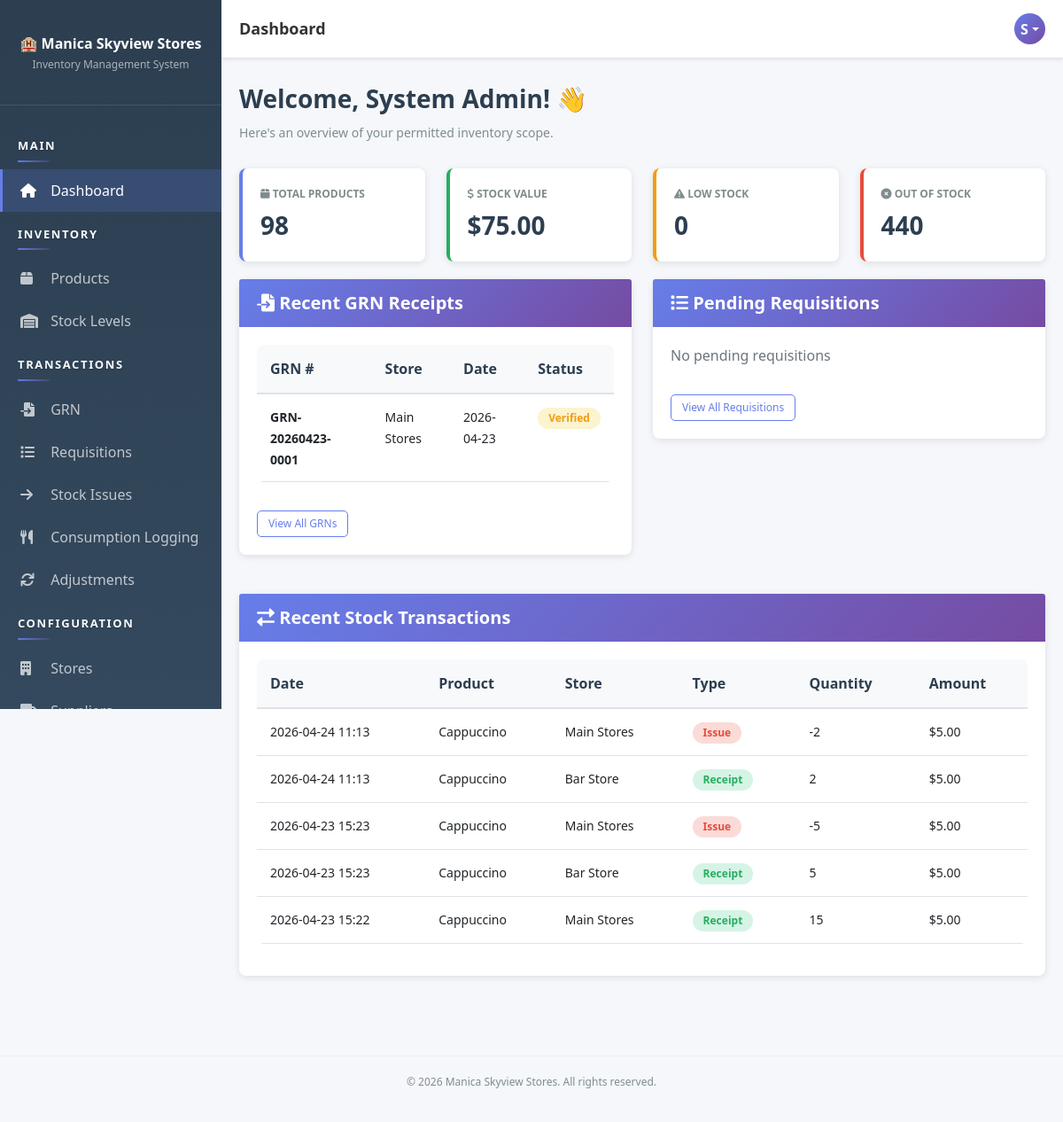
The page /dashboard.php (signed in) on the database as committed earlier.
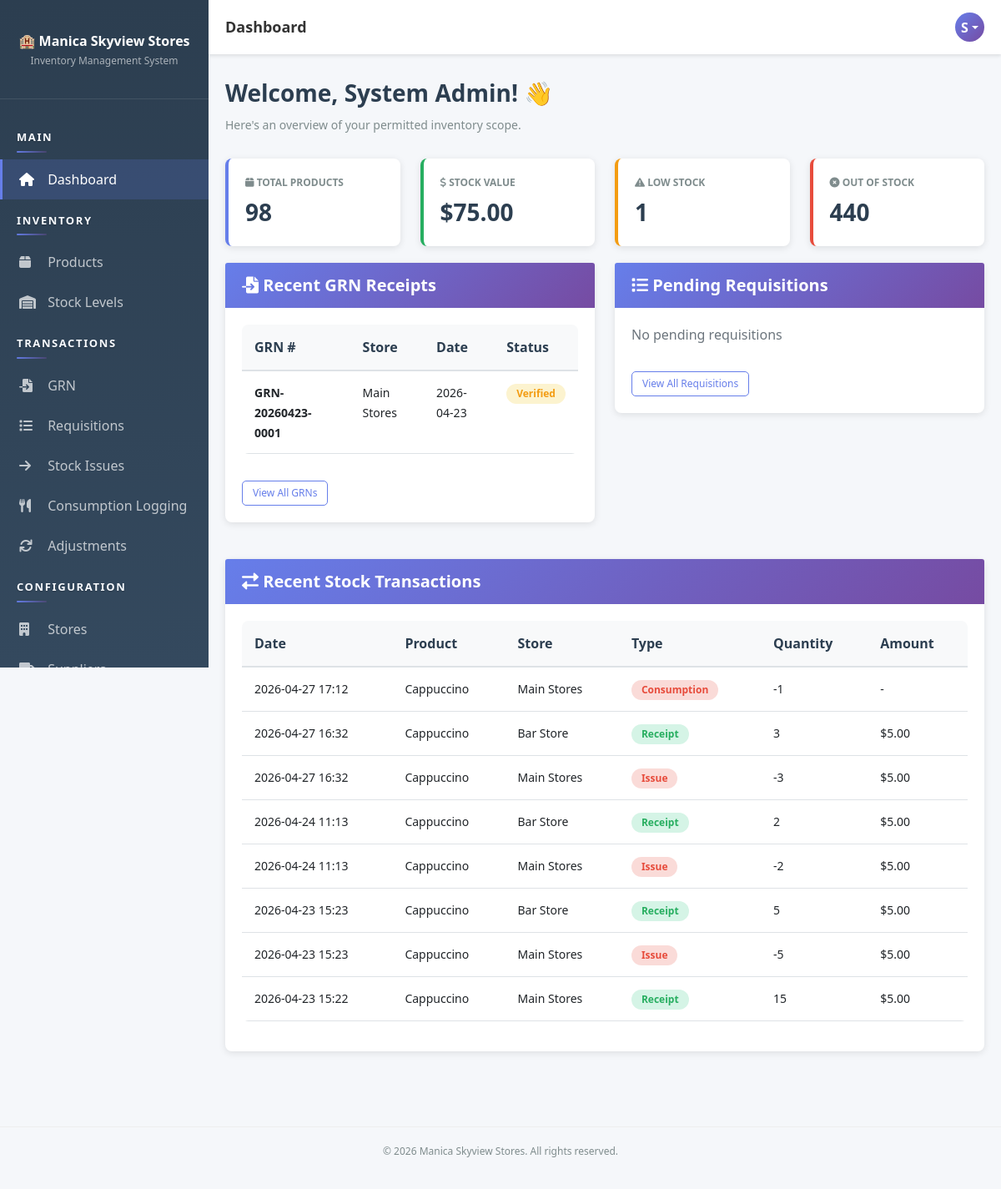
The same page on the database as committed later.
### tables this page shows
CREATE TABLE `users` (
  `user_id` int(11) NOT NULL AUTO_INCREMENT,
  `username` varchar(50) NOT NULL,
  `email` varchar(100) NOT NULL,
  `password` varchar(255) NOT NULL,
  `full_name` varchar(100) NOT NULL,
  `role_id` int(11) NOT NULL,
  `status` enum('active','inactive') DEFAULT 'active',
  `created_at` timestamp NOT NULL DEFAULT current_timestamp(),
  `updated_at` timestamp NOT NULL DEFAULT current_timestamp() ON UPDATE current_timestamp(),
  PRIMARY KEY (`user_id`),
  UNIQUE KEY `username` (`username`),
  UNIQUE KEY `email` (`email`),
  KEY `role_id` (`role_id`),
  CONSTRAINT `users_ibfk_1` FOREIGN KEY (`role_id`) REFERENCES `roles` (`role_id`)
);

CREATE TABLE `grn` (
  `grn_id` int(11) NOT NULL AUTO_INCREMENT,
  `grn_number` varchar(50) NOT NULL,
  `supplier_id` int(11) NOT NULL,
  `store_id` int(11) NOT NULL,
  `received_by` int(11) NOT NULL,
  `receipt_date` date NOT NULL,
  `receipt_time` time DEFAULT NULL,
  `delivery_note_ref` varchar(100) DEFAULT NULL,
  `invoice_reference` varchar(100) DEFAULT NULL,
  `total_cost` decimal(12,2) NOT NULL DEFAULT 0.00,
  `status` enum('draft','received','verified') DEFAULT 'draft',
  `notes` text DEFAULT NULL,
  `created_at` timestamp NOT NULL DEFAULT current_timestamp(),
  `updated_at` timestamp NOT NULL DEFAULT current_timestamp() ON UPDATE current_timestamp(),
  PRIMARY KEY (`grn_id`),
  UNIQUE KEY `grn_number` (`grn_number`),
  KEY `supplier_id` (`supplier_id`),
  KEY `store_id` (`store_id`),
  KEY `received_by` (`received_by`),
  KEY `idx_grn_date` (`receipt_date`),
  CONSTRAINT `grn_ibfk_1` FOREIGN KEY (`supplier_id`) REFERENCES `suppliers` (`supplier_id`),
  CONSTRAINT `grn_ibfk_2` FOREIGN KEY (`store_id`) REFERENCES `stores` (`store_id`),
  CONSTRAINT `grn_ibfk_3` FOREIGN KEY (`received_by`) REFERENCES `users` (`user_id`)
);

CREATE TABLE `stores` (
  `store_id` int(11) NOT NULL AUTO_INCREMENT,
  `store_name` varchar(100) NOT NULL,
  `store_code` varchar(20) NOT NULL,
  `location` varchar(100) DEFAULT NULL,
  `responsible_user_id` int(11) DEFAULT NULL,
  `description` text DEFAULT NULL,
  `status` enum('active','inactive') DEFAULT 'active',
  `created_at` timestamp NOT NULL DEFAULT current_timestamp(),
  `updated_at` timestamp NOT NULL DEFAULT current_timestamp() ON UPDATE current_timestamp(),
  PRIMARY KEY (`store_id`),
  UNIQUE KEY `store_code` (`store_code`),
  KEY `responsible_user_id` (`responsible_user_id`),
  CONSTRAINT `stores_ibfk_1` FOREIGN KEY (`responsible_user_id`) REFERENCES `users` (`user_id`)
);

CREATE TABLE `stock_transactions` (
  `transaction_id` int(11) NOT NULL AUTO_INCREMENT,
  `product_id` int(11) NOT NULL,
  `store_id` int(11) NOT NULL,
  `transaction_type` enum('receipt','issue','adjustment','return','consumption') NOT NULL,
  `reference_type` varchar(50) DEFAULT NULL,
  `reference_id` int(11) DEFAULT NULL,
  `quantity_change` int(11) NOT NULL,
  `unit_price` decimal(10,2) DEFAULT NULL,
  `total_value` decimal(12,2) DEFAULT NULL,
  `performed_by` int(11) NOT NULL,
  `transaction_date` datetime DEFAULT current_timestamp(),
  `notes` text DEFAULT NULL,
  PRIMARY KEY (`transaction_id`),
  KEY `store_id` (`store_id`),
  KEY `performed_by` (`performed_by`),
  KEY `idx_product_store` (`product_id`,`store_id`),
  KEY `idx_transaction_date` (`transaction_date`),
  CONSTRAINT `stock_transactions_ibfk_1` FOREIGN KEY (`product_id`) REFERENCES `products` (`product_id`),
  CONSTRAINT `stock_transactions_ibfk_2` FOREIGN KEY (`store_id`) REFERENCES `stores` (`store_id`),
  CONSTRAINT `stock_transactions_ibfk_3` FOREIGN KEY (`performed_by`) REFERENCES `users` (`user_id`)
);

CREATE TABLE `products` (
  `product_id` int(11) NOT NULL AUTO_INCREMENT,
  `product_name` varchar(100) NOT NULL,
  `product_code` varchar(50) NOT NULL,
  `category_id` int(11) NOT NULL,
  `unit_of_measure` varchar(20) DEFAULT NULL,
  `reorder_level` int(11) DEFAULT 10,
  `reorder_quantity` int(11) DEFAULT 50,
  `status` enum('active','inactive') DEFAULT 'active',
  `created_at` timestamp NOT NULL DEFAULT current_timestamp(),
  `updated_at` timestamp NOT NULL DEFAULT current_timestamp() ON UPDATE current_timestamp(),
  PRIMARY KEY (`product_id`),
  UNIQUE KEY `product_code` (`product_code`),
  KEY `category_id` (`category_id`),
  KEY `idx_product_code` (`product_code`),
  CONSTRAINT `products_ibfk_1` FOREIGN KEY (`category_id`) REFERENCES `categories` (`category_id`)
);

### app/bootstrap.php (called while the page is built, shortened)
<?php
function isAuthenticated() {
    $auth = new Auth();
    return $auth->isLoggedIn() && $auth->checkSessionTimeout();
}
function getCurrentUser() {
    if (isAuthenticated()) {
        $db = Database::getInstance()->getConnection();
        $userId = $_SESSION['user_id'];
        $sql = "SELECT u.*, r.role_name FROM users u
                JOIN roles r ON u.role_id = r.role_id
                WHERE u.user_id = ?";
        $stmt = $db->prepare($sql);
        $stmt->bind_param('i', $userId);
        $stmt->execute();
        return $stmt->get_result()->fetch_assoc();
    }
    return null;
}
function formatDate($date, $format = 'Y-m-d H:i:s') {
    return date($format, strtotime($date));
}

### app/helpers/Database.php (called while the page is built, shortened)
<?php
class Database {
    private static $instance = null;
    private $connection = null;
    private function __construct() {
        try {
            $this->connection = new mysqli(DB_HOST, DB_USER, DB_PASS, DB_NAME);
            $this->connection->set_charset('utf8mb4');
        } catch (Exception $e) {
            die('Error: ' . $e->getMessage());
        }
    }
    public static function getInstance() {
        if (self::$instance === null) {
            self::$instance = new Database();
        }
        return self::$instance;
    }
    public function getConnection() {
        return $this->connection;
    }
}

### app/helpers/Auth.php (called while the page is built, shortened)
<?php
class Auth {
    public function __construct() {
        $this->db = Database::getInstance()->getConnection();
    }
    private function ensurePasswordResetTable() {
        $sql = "CREATE TABLE IF NOT EXISTS password_reset_tokens (
            token_id INT PRIMARY KEY AUTO_INCREMENT,
            user_id INT NOT NULL,
            token_hash VARCHAR(64) NOT NULL,
            expires_at DATETIME NOT NULL,
            used_at DATETIME NULL,
            created_at TIMESTAMP DEFAULT CURRENT_TIMESTAMP,
            FOREIGN KEY (user_id) REFERENCES users(user_id) ON DELETE CASCADE,
            INDEX idx_reset_token_hash (token_hash),
            INDEX idx_reset_token_user (user_id),
            INDEX idx_reset_token_expires (expires_at)
        )";
    }
    public function isLoggedIn() {
        return isset($_SESSION['user_id']);
    }
    public function checkSessionTimeout() {
        return true;
    }
}

### dashboard.php (the view, shortened to what the rows shown need)
<?php
require_once __DIR__ . '/app/bootstrap.php';
$db = Database::getInstance()->getConnection();
$denyScopedDashboard = false;
$grnStoreScopeFilter = '';
$transactionStoreScopeFilter = '';
$recentGRNs = [];
if (!$denyScopedDashboard) {
    $recentGRNs = $db->query("
        SELECT g.*, s.store_name, sup.supplier_name
        FROM grn g
        JOIN stores s ON g.store_id = s.store_id
        JOIN suppliers sup ON g.supplier_id = sup.supplier_id"
        . $grnStoreScopeFilter . "
        ORDER BY g.receipt_date DESC
        LIMIT 5
    ")->fetch_all(MYSQLI_ASSOC);
}
$recentTransactions = [];
if (!$denyScopedDashboard) {
    $recentTransactions = $db->query("
        SELECT st.*, p.product_name, s.store_name
        FROM stock_transactions st
        JOIN products p ON st.product_id = p.product_id
        JOIN stores s ON st.store_id = s.store_id"
        . $transactionStoreScopeFilter . "
        ORDER BY st.transaction_date DESC
        LIMIT 8
    ")->fetch_all(MYSQLI_ASSOC);
}
include 'app/views/layout-header.php';
?>
<div class="page-header">
    <h1>Welcome, <?php echo $user['full_name']; ?>! 👋</h1>
    <p>Here's an overview of your permitted inventory scope.</p>
</div>
<div class="row">
    <div class="col-lg-6">
        <div class="card">
            <div class="card-body">
                <?php if (count($recentGRNs) > 0): ?>
                <table class="table table-sm">
                    <thead>
                        <tr>
                            <th>GRN #</th>
                            <th>Store</th>
                            <th>Date</th>
                            <th>Status</th>
                        </tr>
                    </thead>
                    <tbody>
                        <?php foreach ($recentGRNs as $grn): ?>
                        <tr>
                            <td><small><strong><?php echo htmlspecialchars($grn['grn_number']); ?></strong></small></td>
                            <td><small><?php echo htmlspecialchars($grn['store_name']); ?></small></td>
                            <td><small><?php echo formatDate($grn['receipt_date'], 'Y-m-d'); ?></small></td>
                            <td>
                                <span class="badge badge-<?php echo $grn['status'] === 'received' ? 'success' : 'warning'; ?>">
                                    <?php echo ucfirst($grn['status']); ?>
                                </span>
                            </td>
                        </tr>
                        <?php endforeach; ?>
                    </tbody>
                </table>
                <?php else: ?>
                <p class="text-muted">No GRNs found</p>
                <?php endif; ?>
            </div>
        </div>
    </div>
</div>
<div class="row mt-4">
    <div class="col-lg-12">
        <div class="card">
            <div class="card-body">
                <?php if (count($recentTransactions) > 0): ?>
                <table class="table table-sm">
                    <thead>
                        <tr>
                            <th>Date</th>
                            <th>Product</th>
                            <th>Store</th>
                            <th>Type</th>
                            <th>Quantity</th>
                            <th>Amount</th>
                        </tr>
                    </thead>
                    <tbody>
                        <?php foreach ($recentTransactions as $transaction): ?>
                        <tr>
                            <td><small><?php echo formatDate($transaction['transaction_date'], 'Y-m-d H:i'); ?></small></td>
                            <td><small><?php echo htmlspecialchars($transaction['product_name']); ?></small></td>
                            <td><small><?php echo htmlspecialchars($transaction['store_name']); ?></small></td>
                            <td>
                                <span class="badge badge-<?php echo $transaction['transaction_type'] === 'receipt' ? 'success' : 'danger'; ?>">
                                    <?php echo ucfirst($transaction['transaction_type']); ?>
                                </span>
                            </td>
                            <td><small><?php echo $transaction['quantity_change']; ?></small></td>
                            <td><small><?php echo $transaction['unit_price'] ? '$' . number_format($transaction['unit_price'], 2) : '-'; ?></small></td>
                        </tr>
                        <?php endforeach; ?>
                    </tbody>
                </table>
                <?php else: ?>
                <p class="text-muted">No transactions found</p>
                <?php endif; ?>
            </div>
        </div>
    </div>
</div>
<?php include 'app/views/layout-footer.php'; ?>

### app/views/layout-header.php (shortened to what the rows shown need)
<!DOCTYPE html>
<html lang="en">
<head>
    <link href="https://cdn.jsdelivr.net/npm/bootstrap@5.1.3/dist/css/bootstrap.min.css" rel="stylesheet">
    <link rel="stylesheet" href="https://cdnjs.cloudflare.com/ajax/libs/font-awesome/6.0.0/css/all.min.css">
    <link href="<?php echo SITE_URL; ?>public/css/style.css" rel="stylesheet">
</head>
<body>
    <div class="topbar">
        <div class="topbar-right">
            <div class="user-profile dropdown">
                <div class="user-avatar dropdown-toggle" role="button" data-bs-toggle="dropdown" aria-expanded="false">
                    <?php
                    $user = getCurrentUser();
                    if ($user) {
                        echo strtoupper(substr($user['full_name'], 0, 1));
                    }
                    ?>
                </div>
            </div>
        </div>
    </div>
    <div class="main-content">

Rows that differ between the two databases and show on the page:
added stock_transactions: transaction_date "2026-04-27 17:12", product.product_name "Cappuccino", store.store_name "Main Stores", transaction_type "Consumption", quantity_change "-1"
added stock_transactions: transaction_date "2026-04-27 16:32", product.product_name "Cappuccino", store.store_name "Bar Store", transaction_type "Receipt", quantity_change "3", unit_price "5.00"
added stock_transactions: transaction_date "2026-04-27 16:32", product.product_name "Cappuccino", store.store_name "Main Stores", transaction_type "Issue", quantity_change "-3", unit_price "5.00"
shown differently, row unchanged: stock_transactions (number 4 of 8 on the later page): moves up the list
shown differently, row unchanged: stock_transactions (number 6 of 8 on the later page): moves up the list
Other text that changed with them:
$stats['low_stock']: "0" → "1"
